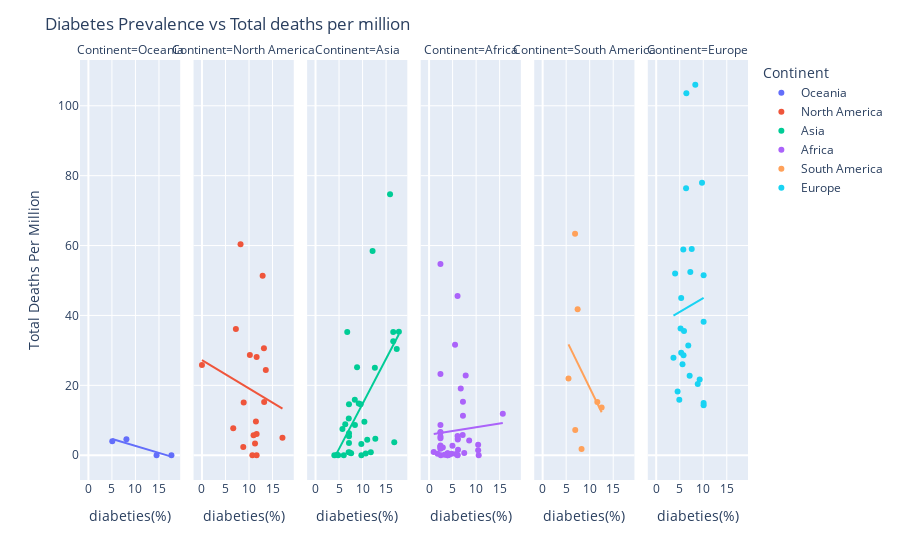

Notebook source saved alongside this figure:
### Code cell
fig = px.scatter(Cleaned_df, x='diabetes_prevalence', y='Total Deaths Per Million',facet_col="Continent"
                 , hover_name="Country", trendline="ols", color="Continent",
                 labels={'diabetes_prevalence': "diabeties(%)"})
fig.update_layout(title='Diabetes Prevalence vs Total deaths per million')

fig.show()

### Figure 1 — Plotly figure (JSON) as saved in the notebook; plotly's stock layout.template omitted (floating-point values rounded to 4 significant figures)
{"data": [{"hovertemplate": "<b>%{hovertext}</b><br><br>Continent=Oceania<br>diabeties(%)=%{x}<br>Total Deaths Per Million=%{y}<extra></extra>", "hovertext": ["Fiji", "Papua New Guinea", "New Zealand", "Australia"], "legendgroup": "Oceania", "marker": {"color": "#636efa", "symbol": "circle"}, "mode": "markers", "name": "Oceania", "orientation": "v", "showlegend": true, "type": "scatter", "x": [14.49, 17.65, 8.08, 5.07], "xaxis": "x", "y": [0, 0, 4.562, 4], "yaxis": "y"}, {"hovertemplate": "<b>OLS trendline</b><br>Total Deaths Per Million = -0.399309 * diabetes_prevalence + 6.66168<br>R<sup>2</sup>=0.859806<br><br>Continent=Oceania<br>diabeties(%)=%{x}<br>Total Deaths Per Million=%{y} <b>(trend)</b><extra></extra>", "legendgroup": "Oceania", "marker": {"color": "#636efa", "symbol": "circle"}, "mode": "lines", "name": "Oceania", "showlegend": false, "type": "scatter", "x": [5.07, 8.08, 14.49, 17.65], "xaxis": "x", "y": [4.637, 3.435, 0.8757, -0.3861], "yaxis": "y"}, {"hovertemplate": "<b>%{hovertext}</b><br><br>Continent=North America<br>diabeties(%)=%{x}<br>Total Deaths Per Million=%{y}<extra></extra>", "hovertext": ["Nicaragua", "Guatemala", "Grenada", "Costa Rica", "Turks and Caicos Islands", "Honduras", "Aruba", "Antigua and Barbuda", "Haiti", "Curacao", "Puerto Rico", "Dominican Republic", "Barbados", "Jamaica", "El Salvador", "Dominica", "Cayman Islands", "Trinidad and Tobago", "Belize"], "legendgroup": "North America", "marker": {"color": "#EF553B", "symbol": "circle"}, "mode": "markers", "name": "North America", "orientation": "v", "showlegend": true, "type": "scatter", "x": [11.47, 10.18, 10.71, 8.78, 0, 7.21, 11.62, 13.17, 6.65, 11.62, 12.9, 8.2, 13.57, 11.28, 8.87, 11.62, 13.22, 10.97, 17.11], "xaxis": "x2", "y": [9.661, 28.69, 0, 2.356, 25.83, 36.15, 28.1, 30.64, 7.718, 6.094, 51.38, 60.38, 24.36, 3.377, 15.11, 0, 15.22, 5.716, 5.03], "yaxis": "y2"}, {"hovertemplate": "<b>OLS trendline</b><br>Total Deaths Per Million = -0.807877 * diabetes_prevalence + 27.194<br>R<sup>2</sup>=0.026970<br><br>Continent=North America<br>diabeties(%)=%{x}<br>Total Deaths Per Million=%{y} <b>(trend)</b><extra></extra>", "legendgroup": "North America", "marker": {"color": "#EF553B", "symbol": "circle"}, "mode": "lines", "name": "North America", "showlegend": false, "type": "scatter", "x": [0, 6.65, 7.21, 8.2, 8.78, 8.87, 10.18, 10.71, 10.97, 11.28, 11.47, 11.62, 11.62, 11.62, 12.9, 13.17, 13.22, 13.57, 17.11], "xaxis": "x2", "y": [27.19, 21.82, 21.37, 20.57, 20.1, 20.03, 18.97, 18.54, 18.33, 18.08, 17.93, 17.81, 17.81, 17.81, 16.77, 16.55, 16.51, 16.23, 13.37], "yaxis": "y2"}, {"hovertemplate": "<b>%{hovertext}</b><br><br>Continent=Asia<br>diabeties(%)=%{x}<br>Total Deaths Per Million=%{y}<extra></extra>", "hovertext": ["Philippines", "United Arab Emirates", "Turkey", "Georgia", "Pakistan", "Saudi Arabia", "Cambodia", "Oman", "Qatar", "Bhutan", "Singapore", "Azerbaijan", "Iraq", "Bahrain", "Mongolia", "Kazakhstan", "Sri Lanka", "Japan", "Malaysia", "Maldives", "Israel", "China", "Tajikistan", "Thailand", "Jordan", "Vietnam", "Indonesia", "India", "Lebanon", "Myanmar", "Bangladesh", "Afghanistan", "Kuwait", "Uzbekistan", "Nepal"], "legendgroup": "Asia", "marker": {"color": "#00cc96", "symbol": "circle"}, "mode": "markers", "name": "Asia", "orientation": "v", "showlegend": true, "type": "scatter", "x": [7.07, 17.26, 12.13, 7.11, 8.35, 17.72, 4, 12.61, 16.52, 9.75, 10.99, 7.11, 8.83, 16.52, 4.82, 7.11, 10.68, 5.72, 16.74, 9.19, 6.74, 9.74, 7.11, 7.04, 11.75, 6, 6.32, 10.39, 12.71, 4.61, 8.38, 9.59, 15.84, 7.57, 7.26], "xaxis": "x3", "y": [10.49, 30.43, 58.42, 3.509, 15.85, 35.33, 0, 25.07, 32.63, 0, 4.444, 14.6, 25.18, 35.26, 0, 6.284, 0.514, 7.527, 3.738, 14.8, 35.24, 3.223, 5.452, 0.831, 0.882, 0, 8.88, 9.604, 4.688, 0.11, 8.653, 14.62, 74.7, 0.568, 0.755], "yaxis": "y3"}, {"hovertemplate": "<b>OLS trendline</b><br>Total Deaths Per Million = 2.57816 * diabetes_prevalence + -11.0742<br>R<sup>2</sup>=0.328864<br><br>Continent=Asia<br>diabeties(%)=%{x}<br>Total Deaths Per Million=%{y} <b>(trend)</b><extra></extra>", "legendgroup": "Asia", "marker": {"color": "#00cc96", "symbol": "circle"}, "mode": "lines", "name": "Asia", "showlegend": false, "type": "scatter", "x": [4, 4.61, 4.82, 5.72, 6, 6.32, 6.74, 7.04, 7.07, 7.11, 7.11, 7.11, 7.11, 7.26, 7.57, 8.35, 8.38, 8.83, 9.19, 9.59, 9.74, 9.75, 10.39, 10.68, 10.99, 11.75, 12.13, 12.61, 12.71, 15.84, 16.52, 16.52, 16.74, 17.26, 17.72], "xaxis": "x3", "y": [-0.7616, 0.8111, 1.353, 3.673, 4.395, 5.22, 6.303, 7.076, 7.153, 7.257, 7.257, 7.257, 7.257, 7.643, 8.442, 10.45, 10.53, 11.69, 12.62, 13.65, 14.04, 14.06, 15.71, 16.46, 17.26, 19.22, 20.2, 21.44, 21.69, 29.76, 31.52, 31.52, 32.08, 33.42, 34.61], "yaxis": "y3"}, {"hovertemplate": "<b>%{hovertext}</b><br><br>Continent=Africa<br>diabeties(%)=%{x}<br>Total Deaths Per Million=%{y}<extra></extra>", "hovertext": ["Guinea", "Botswana", "Gabon", "Niger", "Rwanda", "Seychelles", "Benin", "Nigeria", "Sierra Leone", "Zimbabwe", "Guinea-Bissau", "Uganda", "Sao Tome and Principe", "Cameroon", "Senegal", "Ghana", "Kenya", "Cote d'Ivoire", "Ethiopia", "South Sudan", "Libya", "Togo", "Eritrea", "Chad", "Mali", "Malawi", "Algeria", "Tanzania", "Sudan", "Mauritania", "Central African Republic", "Angola", "Madagascar", "Burundi", "South Africa", "Namibia", "Lesotho", "Tunisia", "Somalia", "Zambia", "Djibouti", "Liberia", "Equatorial Guinea", "Burkina Faso", "Morocco", "Mozambique"], "legendgroup": "Africa", "marker": {"color": "#ab63fa", "symbol": "circle"}, "mode": "markers", "name": "Africa", "orientation": "v", "showlegend": true, "type": "scatter", "x": [2.42, 4.81, 7.2, 2.42, 4.28, 10.55, 0.99, 2.42, 2.42, 1.82, 2.42, 2.5, 2.42, 7.2, 2.42, 4.97, 2.92, 2.42, 7.47, 10.43, 10.43, 6.15, 6.05, 6.1, 2.42, 3.94, 6.73, 5.75, 15.67, 2.42, 6.1, 3.94, 3.94, 6.05, 5.52, 3.94, 3.94, 8.52, 6.05, 3.94, 6.05, 2.42, 7.78, 2.42, 7.14, 3.3], "xaxis": "x4", "y": [2.056, 0.425, 15.28, 2.768, 0.154, 0, 0.907, 2.455, 6.644, 0.404, 8.638, 0, 54.75, 11.3, 4.897, 2.735, 2.25, 1.858, 0.626, 3.037, 1.455, 1.57, 0, 4.505, 5.382, 0.418, 19.09, 0.352, 11.88, 23.23, 4.762, 0.243, 0.469, 0.084, 31.65, 0, 0, 4.231, 5.537, 0.598, 45.55, 6.525, 22.81, 2.535, 5.771, 0.128], "yaxis": "y4"}, {"hovertemplate": "<b>OLS trendline</b><br>Total Deaths Per Million = 0.216455 * diabetes_prevalence + 5.86747<br>R<sup>2</sup>=0.002907<br><br>Continent=Africa<br>diabeties(%)=%{x}<br>Total Deaths Per Million=%{y} <b>(trend)</b><extra></extra>", "legendgroup": "Africa", "marker": {"color": "#ab63fa", "symbol": "circle"}, "mode": "lines", "name": "Africa", "showlegend": false, "type": "scatter", "x": [0.99, 1.82, 2.42, 2.42, 2.42, 2.42, 2.42, 2.42, 2.42, 2.42, 2.42, 2.42, 2.42, 2.42, 2.5, 2.92, 3.3, 3.94, 3.94, 3.94, 3.94, 3.94, 3.94, 4.28, 4.81, 4.97, 5.52, 5.75, 6.05, 6.05, 6.05, 6.05, 6.1, 6.1, 6.15, 6.73, 7.14, 7.2, 7.2, 7.47, 7.78, 8.52, 10.43, 10.43, 10.55, 15.67], "xaxis": "x4", "y": [6.082, 6.261, 6.391, 6.391, 6.391, 6.391, 6.391, 6.391, 6.391, 6.391, 6.391, 6.391, 6.391, 6.391, 6.409, 6.5, 6.582, 6.72, 6.72, 6.72, 6.72, 6.72, 6.72, 6.794, 6.909, 6.943, 7.062, 7.112, 7.177, 7.177, 7.177, 7.177, 7.188, 7.188, 7.199, 7.324, 7.413, 7.426, 7.426, 7.484, 7.551, 7.712, 8.125, 8.125, 8.151, 9.259], "yaxis": "y4"}, {"hovertemplate": "<b>%{hovertext}</b><br><br>Continent=South America<br>diabeties(%)=%{x}<br>Total Deaths Per Million=%{y}<extra></extra>", "hovertext": ["Paraguay", "Guyana", "Uruguay", "Argentina", "Bolivia", "Colombia", "Suriname"], "legendgroup": "South America", "marker": {"color": "#FFA15A", "symbol": "circle"}, "mode": "markers", "name": "South America", "orientation": "v", "showlegend": true, "type": "scatter", "x": [8.27, 11.62, 6.93, 5.5, 6.89, 7.44, 12.54], "xaxis": "x5", "y": [1.823, 15.26, 7.197, 21.95, 63.39, 41.78, 13.64], "yaxis": "y5"}, {"hovertemplate": "<b>OLS trendline</b><br>Total Deaths Per Million = -2.75992 * diabetes_prevalence + 46.9139<br>R<sup>2</sup>=0.111134<br><br>Continent=South America<br>diabeties(%)=%{x}<br>Total Deaths Per Million=%{y} <b>(trend)</b><extra></extra>", "legendgroup": "South America", "marker": {"color": "#FFA15A", "symbol": "circle"}, "mode": "lines", "name": "South America", "showlegend": false, "type": "scatter", "x": [5.5, 6.89, 6.93, 7.44, 8.27, 11.62, 12.54], "xaxis": "x5", "y": [31.73, 27.9, 27.79, 26.38, 24.09, 14.84, 12.3], "yaxis": "y5"}, {"hovertemplate": "<b>%{hovertext}</b><br><br>Continent=Europe<br>diabeties(%)=%{x}<br>Total Deaths Per Million=%{y}<extra></extra>", "hovertext": ["Cyprus", "Finland", "Croatia", "Hungary", "Denmark", "Serbia", "Norway", "Greece", "Bulgaria", "Germany", "Bosnia and Herzegovina", "Ukraine", "Poland", "Czech Republic", "Albania", "Romania", "Belarus", "Montenegro", "Malta", "Estonia", "Iceland", "Lithuania", "Austria", "Latvia", "Slovenia"], "legendgroup": "Europe", "marker": {"color": "#19d3f3", "symbol": "circle"}, "mode": "markers", "name": "Europe", "orientation": "v", "showlegend": true, "type": "scatter", "x": [9.24, 5.76, 5.59, 7.55, 6.41, 10.08, 5.31, 4.55, 5.81, 8.31, 10.08, 7.11, 5.91, 6.82, 10.08, 9.74, 5.18, 10.08, 8.83, 4.02, 5.31, 3.67, 6.35, 4.91, 7.25], "xaxis": "x6", "y": [21.69, 58.84, 26.06, 59.0, 103.6, 38.21, 45.01, 18.23, 28.64, 106.0, 51.51, 22.73, 35.56, 31.38, 14.94, 77.97, 36.3, 14.33, 20.38, 52.02, 29.3, 27.92, 76.39, 15.9, 52.43], "yaxis": "y6"}, {"hovertemplate": "<b>OLS trendline</b><br>Total Deaths Per Million = 0.794496 * diabetes_prevalence + 37.046<br>R<sup>2</sup>=0.003974<br><br>Continent=Europe<br>diabeties(%)=%{x}<br>Total Deaths Per Million=%{y} <b>(trend)</b><extra></extra>", "legendgroup": "Europe", "marker": {"color": "#19d3f3", "symbol": "circle"}, "mode": "lines", "name": "Europe", "showlegend": false, "type": "scatter", "x": [3.67, 4.02, 4.55, 4.91, 5.18, 5.31, 5.31, 5.59, 5.76, 5.81, 5.91, 6.35, 6.41, 6.82, 7.11, 7.25, 7.55, 8.31, 8.83, 9.24, 9.74, 10.08, 10.08, 10.08, 10.08], "xaxis": "x6", "y": [39.96, 40.24, 40.66, 40.95, 41.16, 41.26, 41.26, 41.49, 41.62, 41.66, 41.74, 42.09, 42.14, 42.46, 42.69, 42.81, 43.04, 43.65, 44.06, 44.39, 44.78, 45.05, 45.05, 45.05, 45.05], "yaxis": "y6"}], "layout": {"annotations": [{"font": {}, "showarrow": false, "text": "Continent=Oceania", "x": 0.075, "xanchor": "center", "xref": "paper", "y": 1, "yanchor": "bottom", "yref": "paper"}, {"font": {}, "showarrow": false, "text": "Continent=North America", "x": 0.245, "xanchor": "center", "xref": "paper", "y": 1, "yanchor": "bottom", "yref": "paper"}, {"font": {}, "showarrow": false, "text": "Continent=Asia", "x": 0.415, "xanchor": "center", "xref": "paper", "y": 1, "yanchor": "bottom", "yref": "paper"}, {"font": {}, "showarrow": false, "text": "Continent=Africa", "x": 0.585, "xanchor": "center", "xref": "paper", "y": 1, "yanchor": "bottom", "yref": "paper"}, {"font": {}, "showarrow": false, "text": "Continent=South America", "x": 0.755, "xanchor": "center", "xref": "paper", "y": 1, "yanchor": "bottom", "yref": "paper"}, {"font": {}, "showarrow": false, "text": "Continent=Europe", "x": 0.925, "xanchor": "center", "xref": "paper", "y": 1, "yanchor": "bottom", "yref": "paper"}], "legend": {"title": {"text": "Continent"}, "tracegroupgap": 0}, "margin": {"t": 60}, "title": {"text": "Diabetes Prevalence vs Total deaths per million"}, "xaxis": {"anchor": "y", "domain": [0, 0.15], "title": {"text": "diabeties(%)"}}, "xaxis2": {"anchor": "y2", "domain": [0.17, 0.32], "matches": "x", "title": {"text": "diabeties(%)"}}, "xaxis3": {"anchor": "y3", "domain": [0.34, 0.49], "matches": "x", "title": {"text": "diabeties(%)"}}, "xaxis4": {"anchor": "y4", "domain": [0.51, 0.66], "matches": "x", "title": {"text": "diabeties(%)"}}, "xaxis5": {"anchor": "y5", "domain": [0.68, 0.83], "matches": "x", "title": {"text": "diabeties(%)"}}, "xaxis6": {"anchor": "y6", "domain": [0.85, 1], "matches": "x", "title": {"text": "diabeties(%)"}}, "yaxis": {"anchor": "x", "domain": [0, 1], "title": {"text": "Total Deaths Per Million"}}, "yaxis2": {"anchor": "x2", "domain": [0, 1], "matches": "y", "showticklabels": false}, "yaxis3": {"anchor": "x3", "domain": [0, 1], "matches": "y", "showticklabels": false}, "yaxis4": {"anchor": "x4", "domain": [0, 1], "matches": "y", "showticklabels": false}, "yaxis5": {"anchor": "x5", "domain": [0, 1], "matches": "y", "showticklabels": false}, "yaxis6": {"anchor": "x6", "domain": [0, 1], "matches": "y", "showticklabels": false}}}
